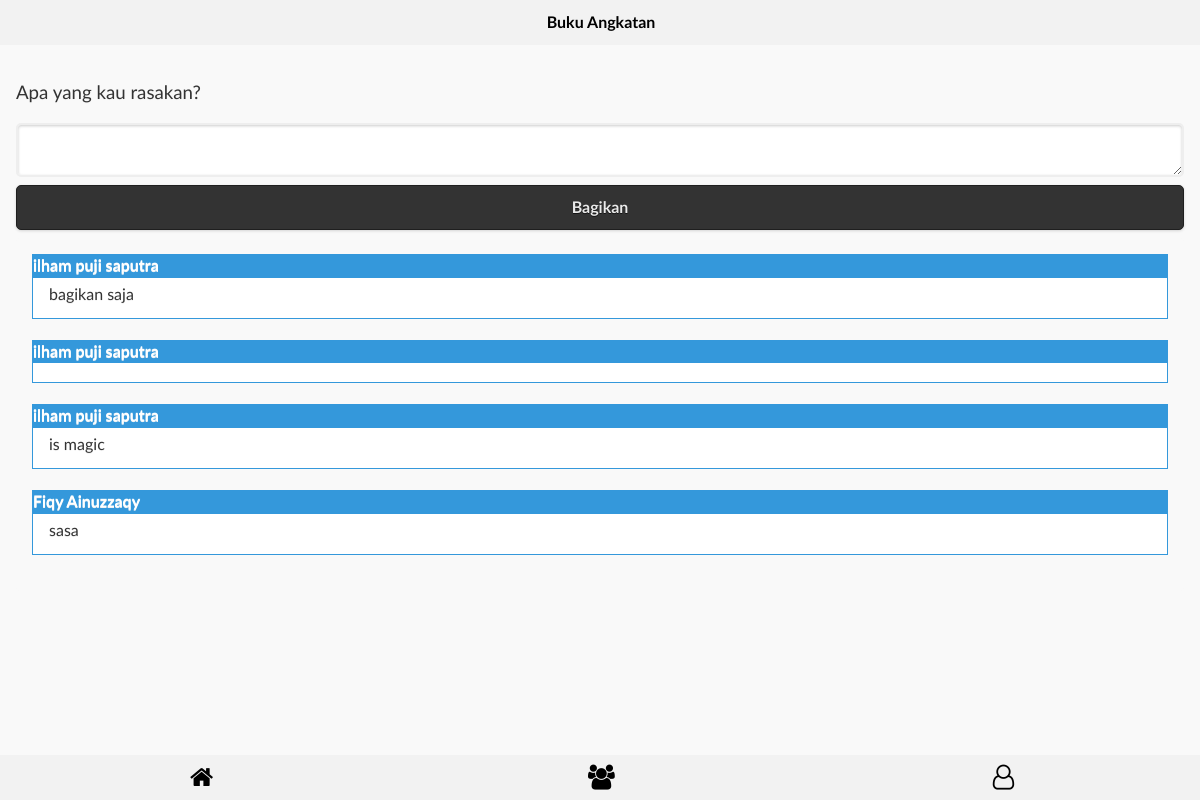
Screenshot of /main.php with the database file from the repository.
### tables this page shows
CREATE TABLE `komentar` (
  `id` int(11) NOT NULL,
  `nama` varchar(50) DEFAULT NULL,
  `foto` varchar(255) DEFAULT NULL,
  `vidio` varchar(255) DEFAULT NULL,
  `isi` varchar(255) DEFAULT NULL
);

### main.php (the view, shortened to what this page needs)
<?php
include "header.php";
include "connect.php";
?>
<div data-role="content" class="ui-content">
    <h3>Apa yang kau rasakan?</h3>
    <form method="post" action="commentsave.php">
        <textarea name="isi"></textarea>
        <input class="ui-btn ui-btn-b" data-role="input" type="submit" value="Bagikan" data-theme="b">
    </form>
    <div class="ui-panel-wrapper"   style="border-radius: 4px">
        <div data-role="main" class="ui-content">
            <?php
            $sql = $koneksi->prepare("SELECT * FROM komentar ORDER BY id ASC ");
            $sql->execute();
            while ($data = $sql->fetch()) {
            ?>
            <div class="">
                <div class="ui-bar-f custom-corners"><?php echo $data['nama']; ?></div>
                <div class="ui-body ui-body-f">
                    <label><?php echo $data['isi']; ?></label>
                </div>
                <br>
            </div>
            <?php }
            ?>
        </div>
    </div>
</div>
<?php include "footer.php" ?>

### rows the page displays
komentar: nama "ilham puji saputra", isi "bagikan saja"
komentar: nama "ilham puji saputra"
komentar: nama "ilham puji saputra", isi "is magic"
komentar: nama "Fiqy Ainuzzaqy", isi "sasa"
